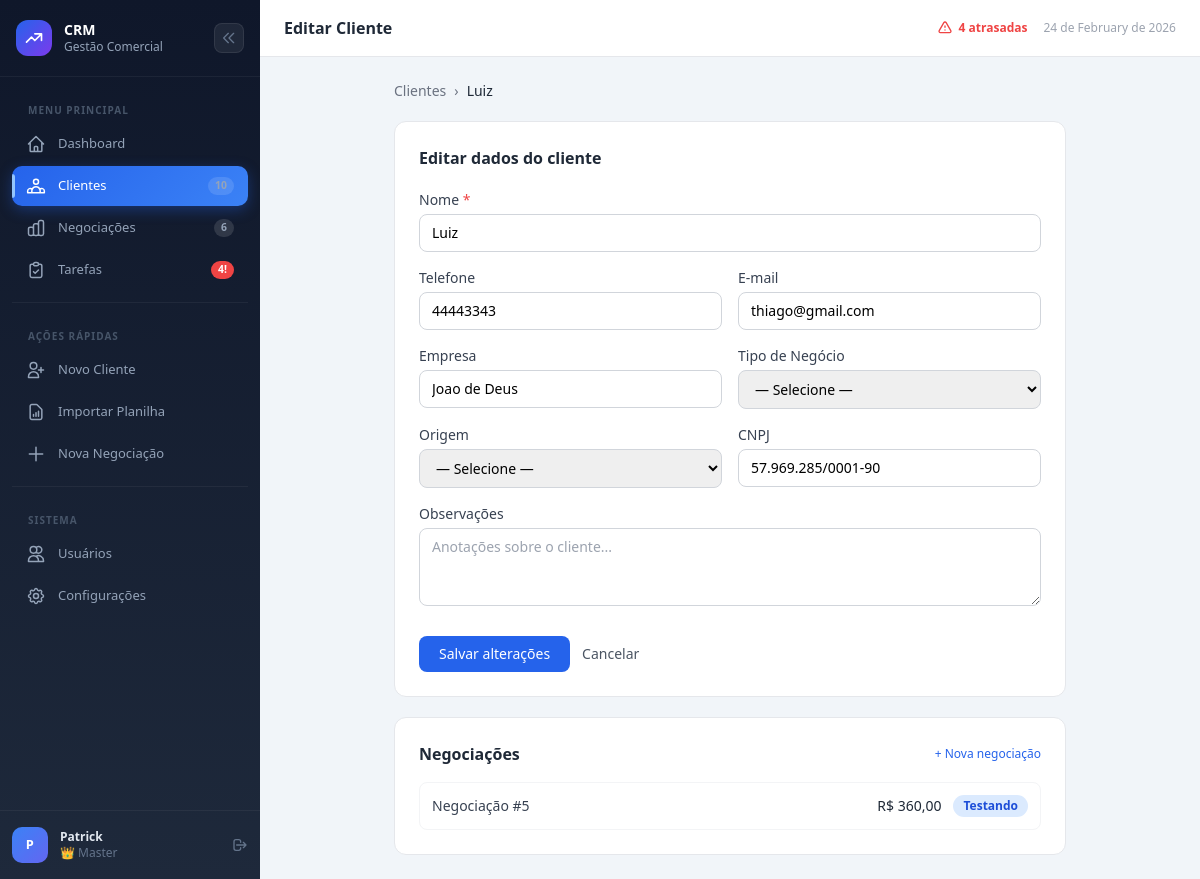
Screenshot of /cliente_form.php?id=5 (signed in) with the database file from the repository.
### tables this page shows
CREATE TABLE `clientes` (
  `id`           int(11)      NOT NULL AUTO_INCREMENT,
  `nome`         varchar(100) NOT NULL,
  `telefone`     varchar(20)  DEFAULT NULL,
  `email`        varchar(100) DEFAULT NULL,
  `empresa`      varchar(100) DEFAULT NULL,
  `tipo_negocio` varchar(100) DEFAULT NULL,
  `origem`       enum('Inbound','Outbound') DEFAULT NULL,
  `cnpj`         varchar(18)  DEFAULT NULL,
  `observacoes`  text         DEFAULT NULL,
  `criado_em`    timestamp    NOT NULL DEFAULT current_timestamp(),
  PRIMARY KEY (`id`),
  UNIQUE KEY `uniq_clientes_cnpj` (`cnpj`),
  KEY `idx_nome`  (`nome`),
  KEY `idx_email` (`email`)
);

CREATE TABLE `negociacoes` (
  `id`                   int(11)      NOT NULL AUTO_INCREMENT,
  `cliente_id`           int(11)      DEFAULT NULL,
  `etapa`                varchar(100) NOT NULL DEFAULT 'Importado',
  `tipo_id`              int(11)      DEFAULT NULL,
  `qualificacao`         varchar(50)  DEFAULT NULL,
  `valor`                decimal(10,2)DEFAULT 0.00,
  `previsao_fechamento`  datetime     DEFAULT NULL,
  `indicacao`            varchar(255) DEFAULT NULL,
  `notas`                text         DEFAULT NULL,
  `responsavel_id`       int(11)      DEFAULT NULL,
  `criado_em`            timestamp    NOT NULL DEFAULT current_timestamp(),
  PRIMARY KEY (`id`),
  KEY `idx_cliente`     (`cliente_id`),
  KEY `idx_responsavel` (`responsavel_id`),
  KEY `idx_tipo`        (`tipo_id`),
  CONSTRAINT `fk_neg_cliente`   FOREIGN KEY (`cliente_id`)    REFERENCES `clientes`  (`id`) ON DELETE CASCADE,
  CONSTRAINT `fk_neg_tipo`      FOREIGN KEY (`tipo_id`)       REFERENCES `neg_tipos` (`id`) ON DELETE SET NULL ON UPDATE CASCADE,
  CONSTRAINT `fk_neg_responsavel` FOREIGN KEY (`responsavel_id`) REFERENCES `usuarios` (`id`) ON DELETE SET NULL ON UPDATE CASCADE
);

### config.php (called while the page is built, shortened)
<?php
function e(string $s): string {
    return htmlspecialchars($s, ENT_QUOTES, 'UTF-8');
}
function formatMoney(float $v): string {
    return 'R$ ' . number_format($v, 2, ',', '.');
}

### cliente_form.php (the view, shortened to what this page needs)
<?php
require_once __DIR__ . '/auth.php';
$id      = (int)($_GET['id'] ?? 0);
$editing = $id > 0;
$cliente = [];
if ($editing) {
    $stmt = $pdo->prepare('SELECT * FROM clientes WHERE id = ?');
    $stmt->execute([$id]);
    $cliente = $stmt->fetch();
}
require_once __DIR__ . '/_nav.php';
?>
<div class="max-w-2xl mx-auto">
    <div class="flex items-center gap-2 text-sm text-gray-500 mb-5">
        <a href="clientes.php" class="hover:text-blue-600">Clientes</a>
        <span>›</span>
        <span class="text-gray-800"><?= $editing ? e($cliente['nome']) : 'Novo' ?></span>
    </div>
    <div class="bg-white rounded-xl border border-gray-200 p-6">
        <h2 class="text-base font-bold text-gray-800 mb-5"><?= $editing ? 'Editar dados do cliente' : 'Cadastrar novo cliente' ?></h2>
        <form method="POST" class="space-y-4">
            <div class="grid grid-cols-1 sm:grid-cols-2 gap-4">
                <div class="sm:col-span-2">
                    <label class="block text-sm font-medium text-gray-700 mb-1">Nome <span class="text-red-500">*</span></label>
                    <input type="text" name="nome" required
                           value="<?= e($_POST['nome'] ?? $cliente['nome'] ?? '') ?>"
                           class="w-full border border-gray-300 rounded-lg px-3 py-2 text-sm focus:outline-none focus:ring-2 focus:ring-blue-500">
                </div>
                <div>
                    <label class="block text-sm font-medium text-gray-700 mb-1">Telefone</label>
                    <input type="text" name="telefone"
                           value="<?= e($_POST['telefone'] ?? $cliente['telefone'] ?? '') ?>"
                           placeholder="(77) 99999-9999"
                           class="w-full border border-gray-300 rounded-lg px-3 py-2 text-sm focus:outline-none focus:ring-2 focus:ring-blue-500">
                </div>
                <div>
                    <label class="block text-sm font-medium text-gray-700 mb-1">E-mail</label>
                    <input type="email" name="email"
                           value="<?= e($_POST['email'] ?? $cliente['email'] ?? '') ?>"
                           class="w-full border border-gray-300 rounded-lg px-3 py-2 text-sm focus:outline-none focus:ring-2 focus:ring-blue-500">
                </div>
                <div>
                    <label class="block text-sm font-medium text-gray-700 mb-1">Empresa</label>
                    <input type="text" name="empresa"
                           value="<?= e($_POST['empresa'] ?? $cliente['empresa'] ?? '') ?>"
                           class="w-full border border-gray-300 rounded-lg px-3 py-2 text-sm focus:outline-none focus:ring-2 focus:ring-blue-500">
                </div>
                <div>
                    <label class="block text-sm font-medium text-gray-700 mb-1">Tipo de Negócio</label>
                    <select name="tipo_negocio"
                            class="w-full border border-gray-300 rounded-lg px-3 py-2 text-sm focus:outline-none focus:ring-2 focus:ring-blue-500">
                        <option value="">— Selecione —</option>
                    </select>
                </div>
                <div>
                    <label class="block text-sm font-medium text-gray-700 mb-1">Origem</label>
                    <select name="origem"
                            class="w-full border border-gray-300 rounded-lg px-3 py-2 text-sm focus:outline-none focus:ring-2 focus:ring-blue-500">
                        <option value="">— Selecione —</option>
                    </select>
                </div>
                <div>
                    <label class="block text-sm font-medium text-gray-700 mb-1">CNPJ</label>
                    <input type="text" name="cnpj"
                           value="<?= e($_POST['cnpj'] ?? $cliente['cnpj'] ?? '') ?>"
                           placeholder="00.000.000/0000-00"
                           class="w-full border border-gray-300 rounded-lg px-3 py-2 text-sm focus:outline-none focus:ring-2 focus:ring-blue-500">
                </div>
                <div class="sm:col-span-2">
                    <label class="block text-sm font-medium text-gray-700 mb-1">Observações</label>
                    <textarea name="observacoes" rows="3"
                              class="w-full border border-gray-300 rounded-lg px-3 py-2 text-sm focus:outline-none focus:ring-2 focus:ring-blue-500"
                              placeholder="Anotações sobre o cliente..."><?= e($_POST['observacoes'] ?? $cliente['observacoes'] ?? '') ?></textarea>
                </div>
            </div>
            <div class="flex items-center gap-3 pt-2">
                <button type="submit"
                        class="bg-blue-600 hover:bg-blue-700 text-white font-medium px-5 py-2 rounded-lg text-sm">
                    <?= $editing ? 'Salvar alterações' : 'Cadastrar cliente' ?>
                </button>
                <a href="clientes.php" class="text-sm text-gray-600 hover:text-gray-800">Cancelar</a>
            </div>
        </form>
    </div>
    <?php if ($editing): ?>
    <?php
    $neg = $pdo->prepare('SELECT * FROM negociacoes WHERE cliente_id = ? ORDER BY criado_em DESC');
    $neg->execute([$id]);
    $negs = $neg->fetchAll();
    ?>
    <div class="bg-white rounded-xl border border-gray-200 p-6 mt-5">
        <div class="flex items-center justify-between mb-4">
            <h2 class="text-base font-bold text-gray-800">Negociações</h2>
            <a href="negociacao_detalhe.php?cliente_id=<?= $id ?>"
               class="text-xs text-blue-600 hover:underline">+ Nova negociação</a>
        </div>
        <?php if (empty($negs)): ?>
            <p class="text-sm text-gray-400">Nenhuma negociação cadastrada.</p>
        <?php else: ?>
            <div class="space-y-2">
            <?php foreach ($negs as $n): ?>
                <a href="negociacao_detalhe.php?id=<?= $n['id'] ?>"
                   class="flex items-center justify-between p-3 border border-gray-100 rounded-lg hover:bg-gray-50">
                    <span class="text-sm text-gray-700">Negociação #<?= $n['id'] ?></span>
                    <div class="flex items-center gap-3">
                        <span class="text-sm font-medium text-gray-800"><?= formatMoney($n['valor']) ?></span>
                        <span class="badge bg-blue-100 text-blue-700"><?= e($n['etapa']) ?></span>
                    </div>
                </a>
            <?php endforeach; ?>
            </div>
        <?php endif; ?>
    </div>
    <?php endif; ?>
</div>
<?php require_once '_footer.php'; ?>

### _nav.php (style rules this page uses)
:root { --sidebar-w: 260px; }
.badge { display: inline-flex; align-items: center; padding: 2px 10px; border-radius: 9999px; font-size: .75rem; font-weight: 600; }

### rows the page displays
clientes: nome "Luiz", telefone "44443343", email "thiago@gmail.com", empresa "Joao de Deus", cnpj "57.969.285/0001-90"
negociacoes: id "5", valor "R$ 360,00", etapa "Testando"

### other values shown
$item['label'] "Dashboard"
$item['label'] "Clientes"
$badge "10"
$item['label'] "Negociações"
$badge "6"
$item['label'] "Tarefas"
$tarefasAtrasadas "4"
$iniciais "P"
$user['nome'] "Patrick"
$pageTitle "Editar Cliente"
